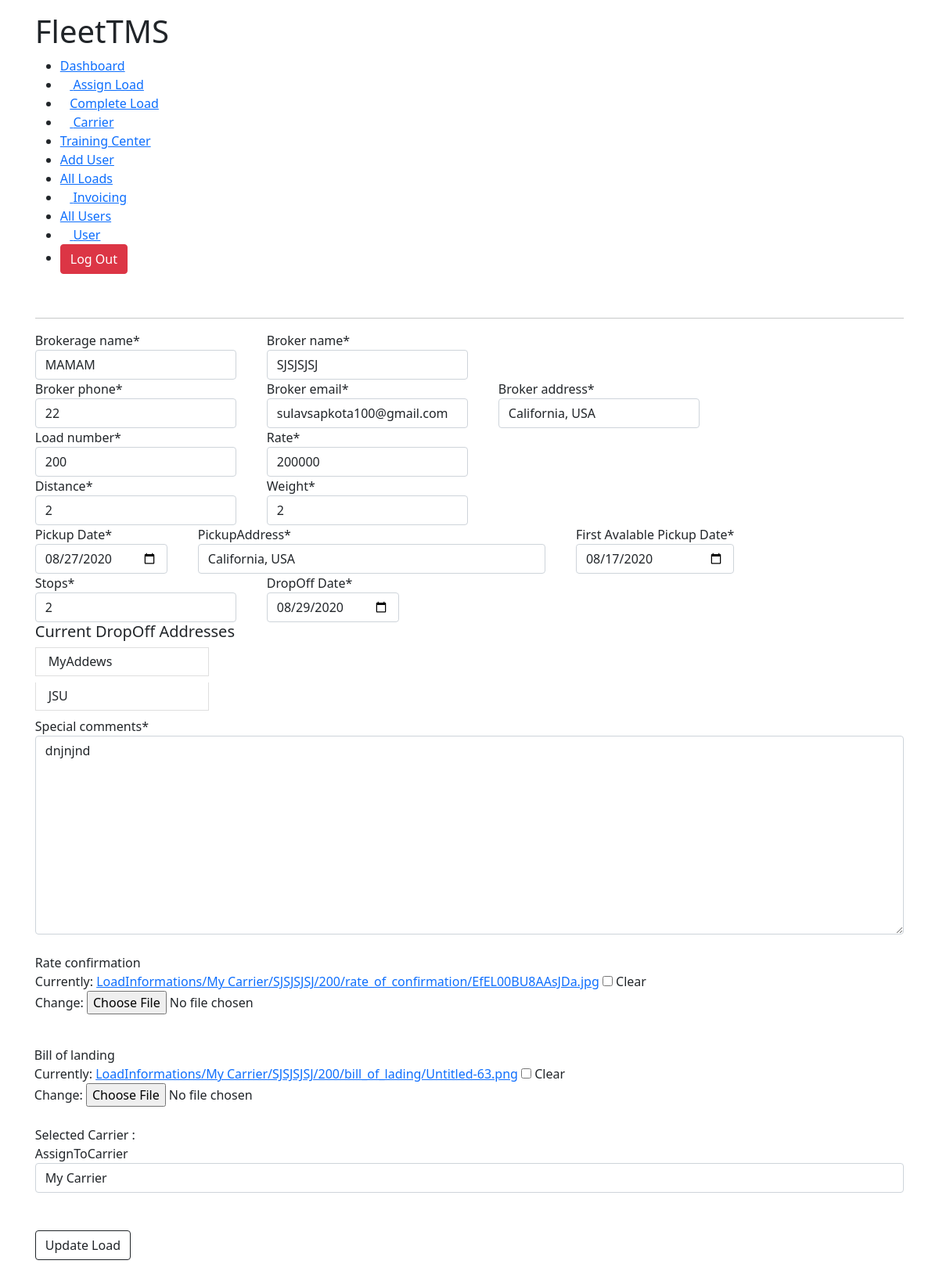
Page /update_load/90 (signed in) on the committed database.
### TMSTruck/models.py (models this page shows, shortened)
class AssignLoad(models.Model):
	user 					= models.ForeignKey(Account,on_delete=models.CASCADE,null=True,blank=True)
	brokerage_name 			= models.CharField(max_length=300, null=True)
	broker_name 			= models.CharField(max_length=300, null=True)
	assignToCarrier			= models.ForeignKey(Carrier,blank=True, on_delete=models.CASCADE, null=True)
	broker_address 			= models.CharField(max_length=300, null=True)
	pickupAddress 			= models.CharField(max_length=300, null=True)
	distance 				= models.IntegerField(null=True)
	weight 					= models.IntegerField(null=True)
	rate 					= models.IntegerField(null=True)
	stops 					= models.IntegerField(null=True)
	assigned_date			= models.DateTimeField(blank=True,auto_now_add=True, null=True)
	pickupDate				= models.CharField(max_length=3000,null=True, blank=True)
	is_active 				= models.BooleanField(default=True,null=True)
	is_paid 				= models.BooleanField(default=False,null=True)
	broker_phone			= models.IntegerField(null=True)
	broker_email			= models.EmailField(max_length=100,null=True)
	load_number				= models.IntegerField(null=True)
	dropOffDate				= models.CharField(max_length=3000,null=True,blank=True)
	dropOffAddress			= models.CharField(max_length=10000,null=True)
	first_available_pickup	= models.CharField(max_length=3000,null=True,blank=True)
	rate_confirmation		= models.FileField(blank=True,upload_to=rate_confirmation_path)
	bill_of_landing			= models.FileField(blank=True,upload_to=bill_path)
	special_comments 		= models.TextField(null=True,max_length=10000)
	final_address			= models.CharField(null=True,max_length=100, blank=True)
	is_awaiting				= models.BooleanField(null=True,default=True,blank=True)
	is_awb					= models.BooleanField(null=True,default=True,blank=True)
	is_sign					= models.BooleanField(null=True,default=False)

### TMSTruck/decorators.py (the view)
        def wrapper(request, *args, **kwargs):
            group = None
            if request.user.groups.exists():
                group = request.user.groups.all()[0].name
            if group in allowed_roles:
                return view_func(request, *args, **kwargs)
            elif group == 'Trainee':
                return redirect("user")
            else:
                return HttpResponse("You are not authorized to visit this page. ")

### TMSTruck/forms.py
class AssignLoadForm(ModelForm):
    class Meta:
        model=AssignLoad
        fields = '__all__'
        exclude = ['is_active','is_paid']

### TMSTruck/models.py (called while the page is built)
	def __str__(self):
		return '{} {}'.format(self.firstName,self.lastName)

### TMSTruck/views.py (called while the page is built, shortened)
@login_required(login_url='login')
@customRoles(allowed_roles=['Admin','Accounting','Hiring Manager', 'Logistics Manager'])
def edit_loads(request,pk):
	template = 'TMSTruck/load_info/editLoad.html'
	load = AssignLoad.objects.get(id=pk)
	form = AssignLoadForm(instance=load)
	a=form.save(commit=False)
	j = json.loads(a.dropOffAddress)
	ad = j["stopAddresses"]
	address_list = []
	for i in ad:
		address_list.append(i)
	context = {
		'form':form,
		'address':address_list,
		'group':request.user.groups.all()[0].name
	}
	return render(request,template,context)

### TMSTruck/templates/TMSTruck/load_info/editLoad.html (shortened to what this page needs)
{% extends 'TMSTruck/base.html' %}
{% load static %}
{% load crispy_forms_tags %}
{% block content %}
<!DOCTYPE html>
<html lang="en">
<head>
    <link rel="stylesheet" href="{% static 'css/dashboard.css' %}">
</head>
<body>
    <div class="main-body">
        {% if group == 'Accounting' %}
        {% include 'TMSTruck/navbars/accounting_navbar.html' %}
        {% elif group == 'Admin' %}
        {% include 'TMSTruck/navbars/admin_navbar.html' %}
        {% elif group == 'Hiring Manager' %}
        {% include 'TMSTruck/navbars/hiring_manager_navbar.html' %}
        {% elif group == 'Logistics Manager' %}
        {% include 'TMSTruck/navbars/logistics_manager.html' %}
        {% endif %}        <hr>
        <form autocomplete="off" action="" method="post" enctype="multipart/form-data">
            <div  class="input-group">
                {{form.brokerage_name | as_crispy_field}}
                {{form.broker_name | as_crispy_field}}
            </div>
            <div class="input-group">
                {{form.broker_phone | as_crispy_field}}
                {{form.broker_email | as_crispy_field}}
                {{form.broker_address | as_crispy_field}}
            </div>
           <div class="input-group">
            {{form.load_number  | as_crispy_field}}
            {{form.rate | as_crispy_field}}
           </div>
           <div class="input-group">
            {{form.distance | as_crispy_field}}
            {{form.weight | as_crispy_field}}
        </div>
            <div class="input-group">
                <div id="pickupDateField">
                    <label for="pickupDate">Pickup Date*</label>
                    <input type="date" name="pickupDate" id="pickupDate" class="form-control" value="{{form.pickupDate.value}}">
                </div>
               <div style="width: 40%;">{{form.pickupAddress | as_crispy_field}}</div>
                <div id="first_available_pickup">
                    <label for="first_available_pickup">First Avalable Pickup Date*</label>
                    <input type="date" name="first_available_pickup" id="first_available_pickup" class="form-control" value="{{form.first_available_pickup.value}}">
                </div>
            </div>
            <div class="input-group">
                {{form.stops | as_crispy_field}}
                    <div id="dropOffDate">
                        <label for="dropOffDate">DropOff Date*</label>
                        <input type="date" name="dropOffDate" id="dropOffDate" class="form-control" value="{{form.dropOffDate.value}}">
                    </div>
            </div>
            <div id="stopArea">
                <h5>Current DropOff Addresses</h5>
                {% for i in address %}
                            <h6 style="width: 20%;" class="list-group-item">{{i}}</h6>
                        {% endfor %}
            </div>
            {{form.special_comments | as_crispy_field}}
<br>
            <div class="input-group">
                {{form.rate_confirmation| as_crispy_field}}
                {{form.bill_of_landing | as_crispy_field}}
            </div>
            <br>
            Selected Carrier : {{form.assignToCarrier | as_crispy_field}}
            <button class="btn btn-outline-dark  mt-5 mb-5" onclick="toJSON()">Update Load</button>
        </form>
    </div>
</body>
</html>
{% endblock %}

### static/css/base.css (style rules this page uses)
* { padding: 0px; margin: 0px; }
.main-body { margin: 1rem 2.8rem; }

### TMSTruck/templates/TMSTruck/load_info/editLoad.html (style rules this page uses)
.input-group { display: flex; grid-gap: 40px; }

### rows in the picture
AssignLoad: brokerage_name "MAMAM", broker_name "SJSJSJSJ", broker_phone "22", broker_email "sulavsapkota100@gmail.com", broker_address "California, USA", load_number "200", rate "200000", distance "2", weight "2", pickupDate "08/27/2020", pickupAddress "California, USA", first_available_pickup "08/17/2020", stops "2", dropOffDate "08/29/2020", special_comments "dnjnjnd", assignToCarrier "My Carrier"

### other values in the picture
{{ i }} "MyAddews" "JSU"
